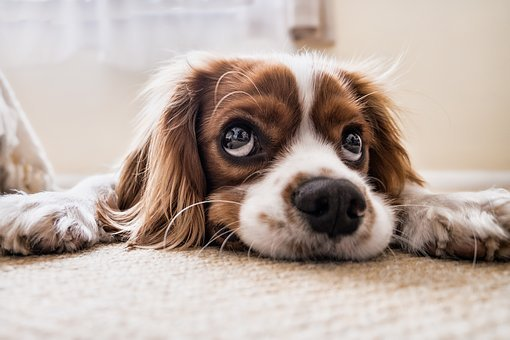
#> input picture OpenCV/Photos/dog.jpg, 510 x 340 px
$ python transformations.py
#> lines starting #> are read from the running program, lines starting #| are printed output that depends on the picture
import cv2 as cv
import numpy as np

img = cv.imread('Photos/dog.jpg')
#> img is the input picture: shape (340, 510, 3); mean B, G, R 162, 170.6, 186.1
cv.imshow('Dog', img)

# Translation


def translate(img, x, y):
#> called with x = 0, y = -60
    trans_mat = np.float32([[1, 0, x], [0, 1, y]])
    dimensions = (img.shape[1], img.shape[0])
#> dimensions = (510, 340)
    return cv.warpAffine(img, trans_mat, dimensions)
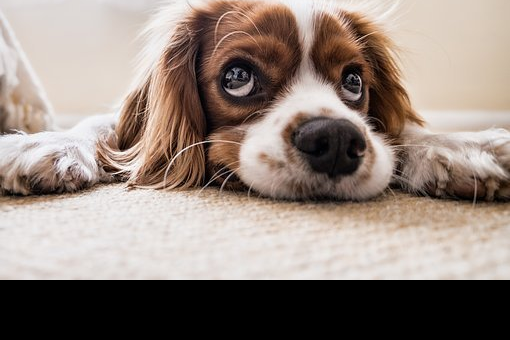
#> returned value: shape (340, 510, 3); mean of channels 0, 1, 2 125.3, 133.5, 147.7; drawn as B, G, R

# When calling translate function,
# x --> Shift to the Right
# -x --> Shift to the Left
# y --> Shift Down
# -y --> Shift Up


translated = translate(img, 0, -60)
cv.imshow('Translated', translated)

# Rotation


def rotate(img, angle, rot_point=None):
#> called with angle = -45, rot_point = (100, 5)
    (height, width) = img.shape[:2]
#> height = 340; width = 510

    if rot_point is None:
        rot_point = (width//2, height//2)

    rot_mat = cv.getRotationMatrix2D(rot_point, angle, 1.0)
    dimensions = (width, height)
#> dimensions = (510, 340)

    return cv.warpAffine(img, rot_mat, dimensions)
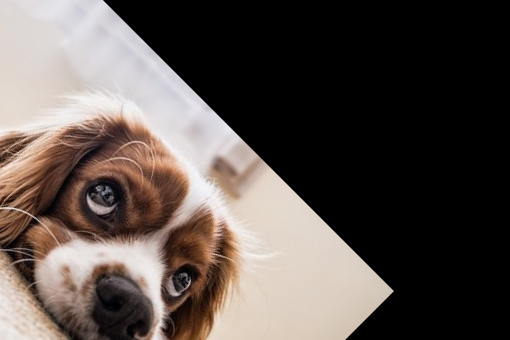
#> returned value: shape (340, 510, 3); mean of channels 0, 1, 2 76.3, 81.1, 90.3; drawn as B, G, R


rotated = rotate(img, -45, rot_point=(100, 5))
cv.imshow('Rotated', rotated)

# Flipping
flip = cv.flip(img, 1)
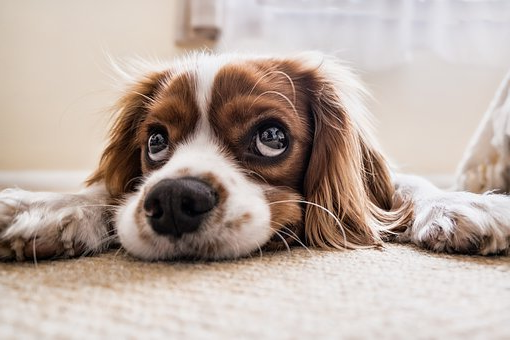
#> flip: shape (340, 510, 3); mean B, G, R 162, 170.6, 186.1
cv.imshow('Flipped', flip)


cv.waitKey(0)

$ run again, with OpenCV/Photos/aut1.jpg copied over OpenCV/Photos/dog.jpg
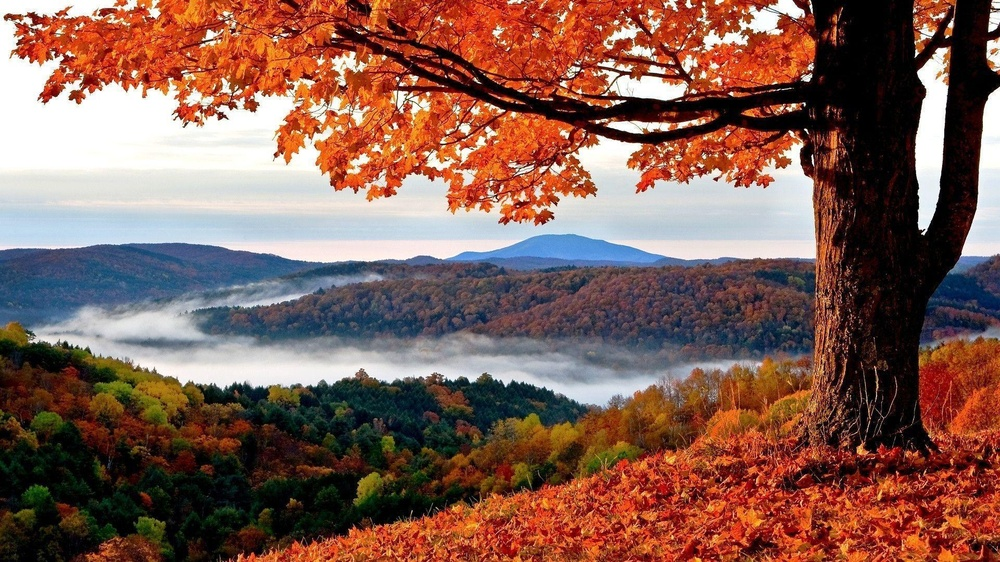
#> input picture OpenCV/Photos/aut1.jpg, 1000 x 562 px, shrunk from 1920 x 1080 before the run
#> img is the input picture: shape (562, 1000, 3); mean B, G, R 83.3, 93.6, 129.9
#> in rotate, `return cv.warpAffine(img, rot_mat, dimensions)`:
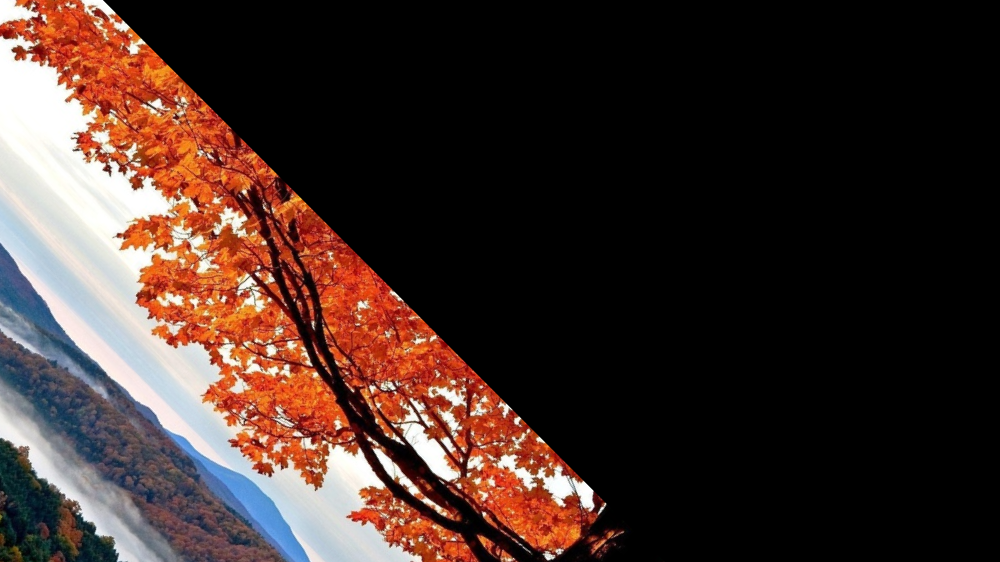
#> returned value: shape (562, 1000, 3); mean of channels 0, 1, 2 41.3, 46.2, 64.3; drawn as B, G, R
#> `flip = cv.flip(img, 1)`:
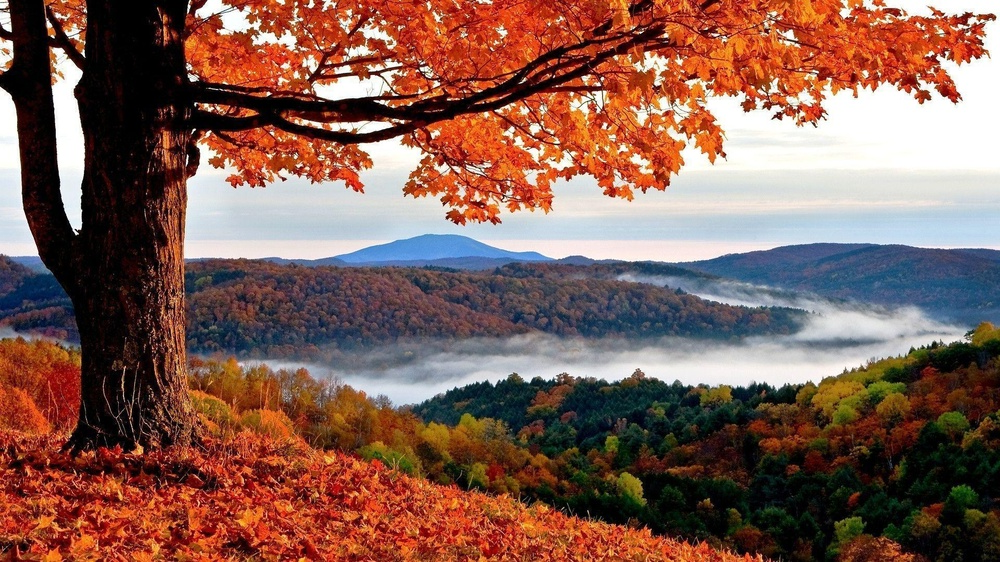
#> flip: shape (562, 1000, 3); mean B, G, R 83.3, 93.6, 129.9

$ run again, with OpenCV/Photos/cat.jpg copied over OpenCV/Photos/dog.jpg
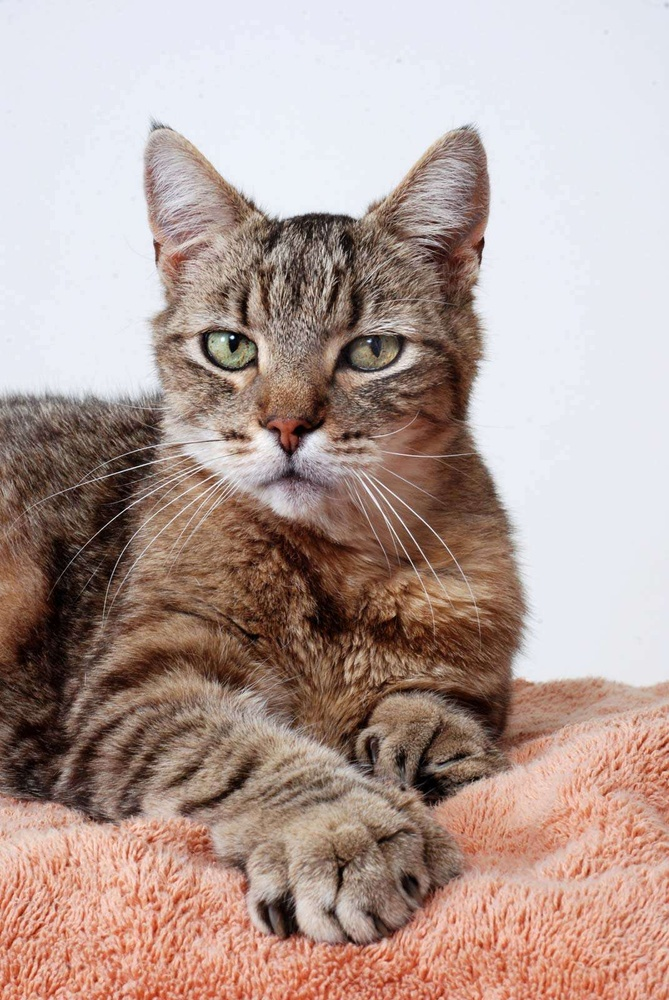
#> input picture OpenCV/Photos/cat.jpg, 669 x 1000 px, shrunk from 1071 x 1600 before the run
#> img is the input picture: shape (1000, 669, 3); mean B, G, R 152.1, 158.9, 180.2
#> in rotate, `return cv.warpAffine(img, rot_mat, dimensions)`:
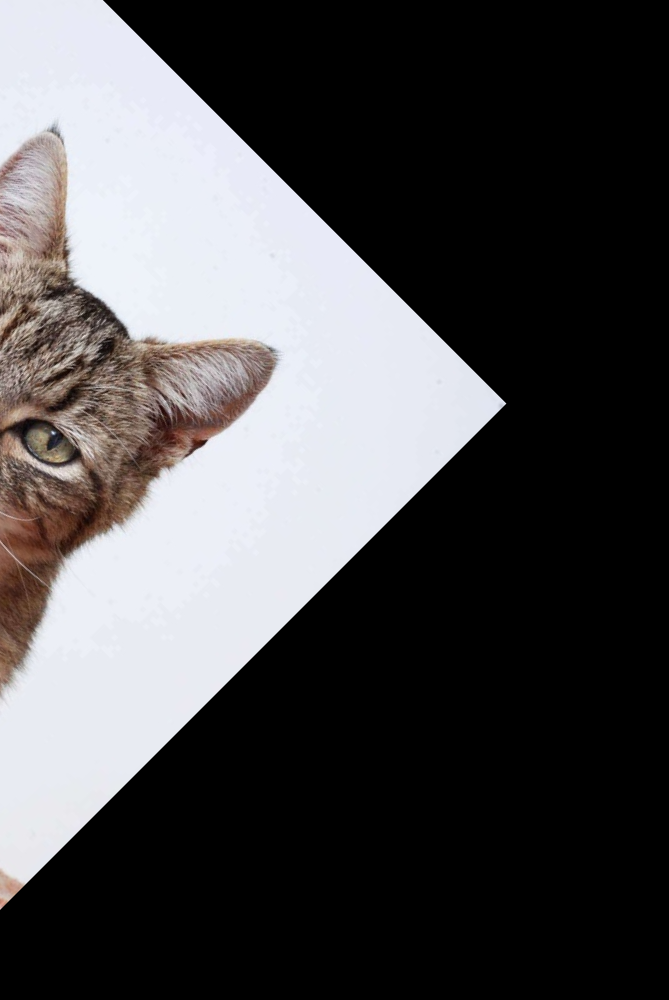
#> returned value: shape (1000, 669, 3); mean of channels 0, 1, 2 77.8, 76.4, 77.6; drawn as B, G, R
#> `flip = cv.flip(img, 1)`:
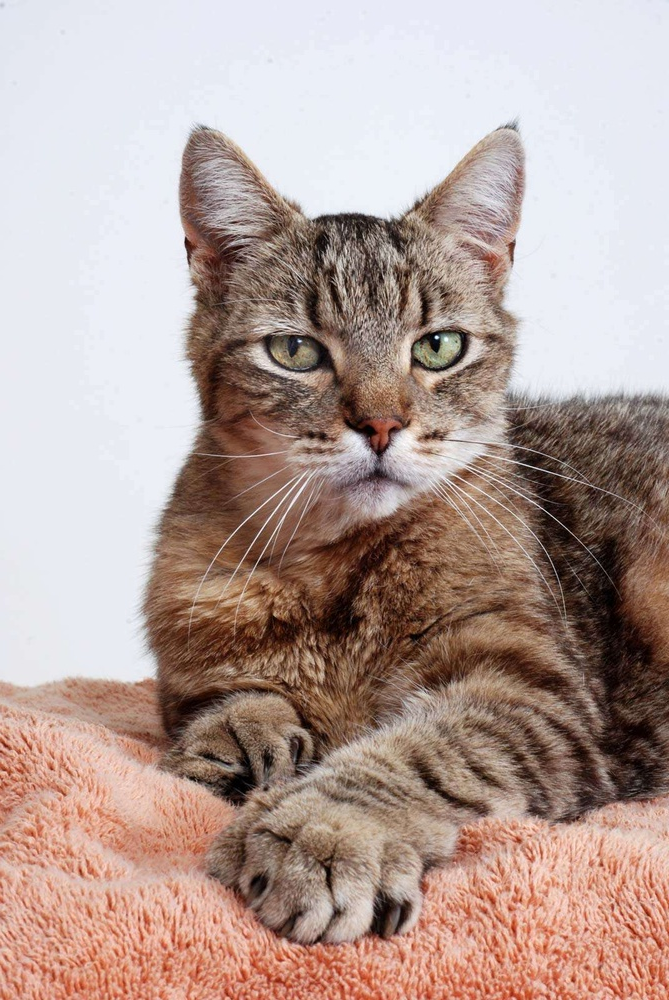
#> flip: shape (1000, 669, 3); mean B, G, R 152.1, 158.9, 180.2

$ run again, with OpenCV/Photos/cats.jpg copied over OpenCV/Photos/dog.jpg
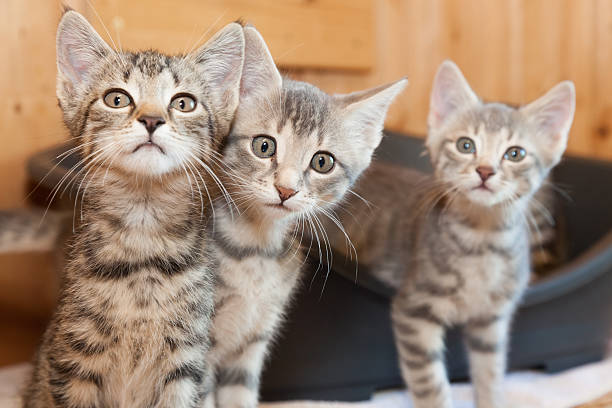
#> input picture OpenCV/Photos/cats.jpg, 612 x 408 px
#> img is the input picture: shape (408, 612, 3); mean B, G, R 114.3, 133.2, 156.8
#> in rotate, `return cv.warpAffine(img, rot_mat, dimensions)`:
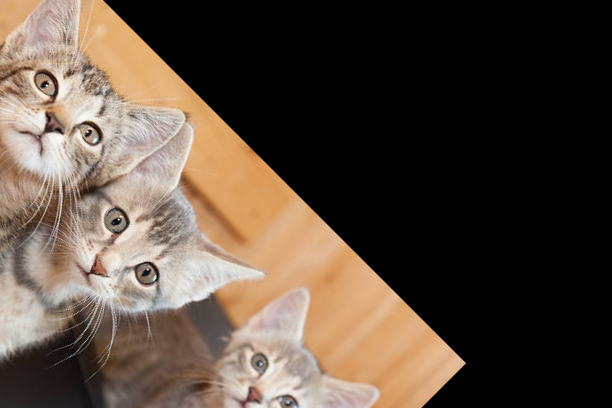
#> returned value: shape (408, 612, 3); mean of channels 0, 1, 2 61.8, 73.8, 87.6; drawn as B, G, R
#> `flip = cv.flip(img, 1)`:
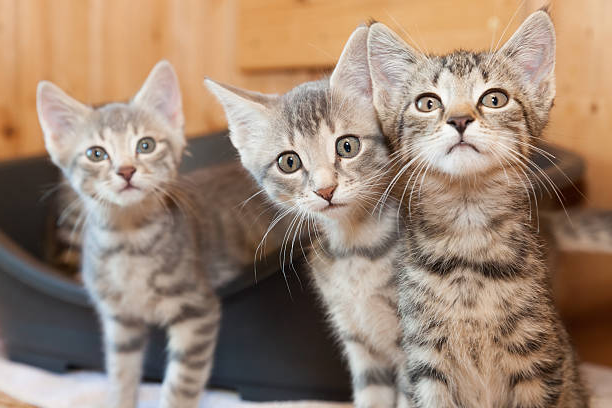
#> flip: shape (408, 612, 3); mean B, G, R 114.3, 133.2, 156.8
